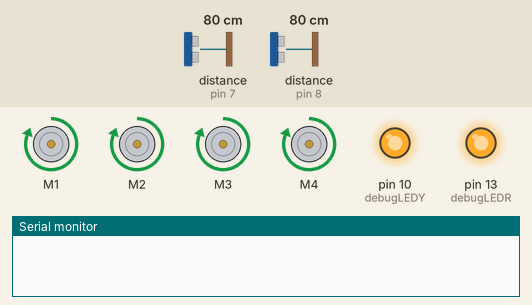
This sketch was run on a simulated Arduino Uno, built with avr-gcc and run on an emulated ATmega328P. Shown: 4 × DC motor (green arrow = forward, orange = backward, longer = faster), output pins drawn as LEDs (lit = HIGH), the last lines printed to the serial monitor. The test bench sets the inputs (shaded band); at power-on: distance to the obstacle (sensors on pin 7, pin 8) 80 cm.

Above: at 1.2 s.
1.3 s: distance to the obstacle (sensor on pin 7) set to 2 cm
At 3.2 s:
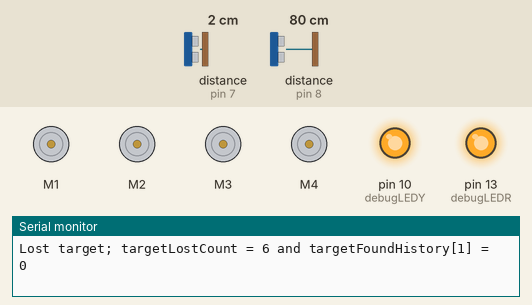
3.9 s: distance to the obstacle (sensor on pin 8) set to 191 cm
5.4 s: distance to the obstacle (sensor on pin 8) set to 200 cm
At 5.8 s:
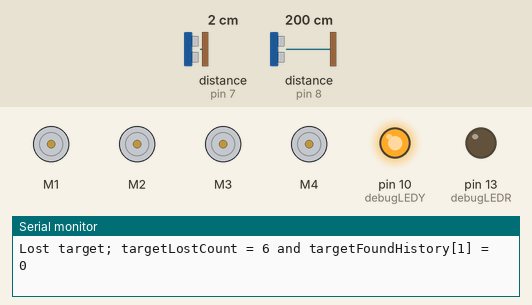
6.9 s: distance to the obstacle (sensor on pin 7) set to 192 cm
8.4 s: distance to the obstacle (sensor on pin 7) set to 200 cm
At 9.6 s:
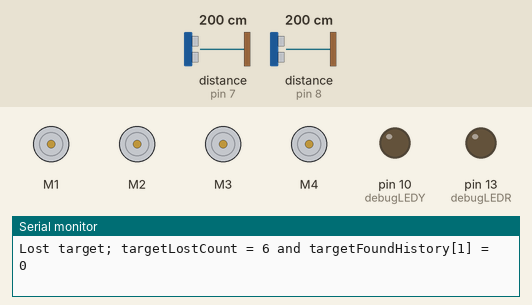
9.9 s: distance to the obstacle (sensor on pin 8) set to 2 cm
At 10.4 s:
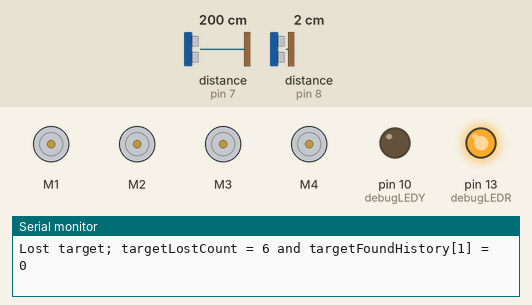
Timing chart, 0 to 12.5 s (numbered marks = the images above; inputs shaded):
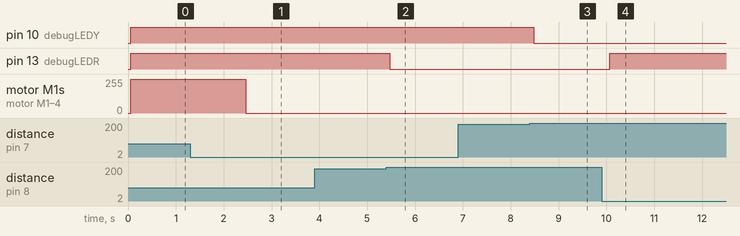

The sketch:

TargetFollowingCar.ino
```cpp
// (licence header left out)
#include <Wire.h>
#include <Adafruit_MotorShield.h>
#include <NewPing.h>
#include "utility/Adafruit_PWMServoDriver.h"

const int sensorPinR = 8;
const int sensorPinL = 7;
const int debugLEDY = 10;
const int debugLEDR = 13;


char carState = 's';

void threadedDelay(long, long);

void startDriving(int);
void stopDriving();
void startTurn(int, char);

//Equations for lines that follow the middle of each sensor's visible cone
float sensorLSlope = -1.76;
float sensorLIntercept = 0.86;
float sensorRSlope = 1.76;
float sensorRIntercept = -0.86;

bool targetFoundHistory[20];

Adafruit_MotorShield AFMS = Adafruit_MotorShield();

Adafruit_DCMotor *motor1;
Adafruit_DCMotor *motor2;
Adafruit_DCMotor *motor3;
Adafruit_DCMotor *motor4;

NewPing sensorR = NewPing(sensorPinR, sensorPinR, 300);
NewPing sensorL = NewPing(sensorPinL, sensorPinL, 300);

void setup()
{
  pinMode(debugLEDY, OUTPUT);
  pinMode(debugLEDR, OUTPUT);

  Serial.begin(9600);


  motor1 = AFMS.getMotor(1);
  motor2 = AFMS.getMotor(2);
  motor3 = AFMS.getMotor(3);
  motor4 = AFMS.getMotor(4);
  AFMS.begin();

  for (int i = i; i < ( sizeof(targetFoundHistory)/sizeof(bool) ); i++)
  {
    targetFoundHistory[i] = false;
  }

}

/*This ensures program operates on an exact clock, in case certain
  parts of the code take a long time to run while a function should
  maintain the same total duration*/
void threadedDelay(long delayTime, long initialTime = -1)
{
  long initialDelay;
  long loopStartTime;
  long elapsedTime;


  if (initialTime >= 0)
  {
    initialDelay = millis() - initialTime;

    delayTime = delayTime - initialDelay;
  }

  loopStartTime = millis();
  elapsedTime = 0;
  delay(delayTime - (millis() - loopStartTime) );
}

//Gets distance of target from sensor
float checkDistance(char dir)
{
  bool result;

  long duration;//, cm;
  float cm;

  if (dir == 'L')
    cm = sensorL.ping_cm();
  else if (dir == 'R')
    cm = sensorR.ping_cm();

  return cm;
}

void startDriving(int motorSpeed = 255)
{
  motor1->setSpeed(motorSpeed);
  motor1->run(FORWARD);
  motor2->setSpeed(motorSpeed);
  motor2->run(FORWARD);
  motor3->setSpeed(motorSpeed);
  motor3->run(FORWARD);
  motor4->setSpeed(motorSpeed);
  motor4->run(FORWARD);
  carState = 'f';
}

void startReversing(int motorSpeed = 255)
{
  motor1->setSpeed(motorSpeed);
  motor1->run(BACKWARD);
  motor2->setSpeed(motorSpeed);
  motor2->run(BACKWARD);
  motor3->setSpeed(motorSpeed);
  motor3->run(BACKWARD);
  motor4->setSpeed(motorSpeed);
  motor4->run(BACKWARD);
  carState = 'r';
}

void stopDriving()
{
  motor1->run(RELEASE);
  motor2->run(RELEASE);
  motor3->run(RELEASE);
  motor4->run(RELEASE);
  carState = 's';
}

//Turns while still moving forward
void startFastTurn(int motorSpeed = 127, float factor = 0.5, char dir = 'r')
{
  float motorSpeedProduct = motorSpeed*factor;

  if (motorSpeedProduct > 255)
  {
    Serial.println("Warning: called startFastTurn with a factor too large");
    motorSpeedProduct = 255;
  }
  else if (motorSpeed * factor < 0)
  {
    Serial.println("Warning: called StartFastTurn with a factor too small");
    motorSpeedProduct = 0;
  }

  if (dir == 'r')
  {
    motor1->setSpeed(motorSpeed);
    motor2->setSpeed(motorSpeed*factor);
    motor3->setSpeed(motorSpeed*factor);
    motor4->setSpeed(motorSpeed);
  }
  else
  {
    motor1->setSpeed(motorSpeed*factor);
    motor2->setSpeed(motorSpeed);
    motor3->setSpeed(motorSpeed);
    motor4->setSpeed(motorSpeed*factor);
  }

  motor1->run(FORWARD);
  motor2->run(FORWARD);
  motor3->run(FORWARD);
  motor4->run(FORWARD);

  carState = 'm';
}

//Turns by pivoting
void startTurn(int motorSpeed = 127, char dir = 'r')
{
  motor1->setSpeed(motorSpeed);
  motor2->setSpeed(motorSpeed);
  motor3->setSpeed(motorSpeed);
  motor4->setSpeed(motorSpeed);

  if (dir == 'r')
  {
    motor1->run(FORWARD);
    motor2->run(BACKWARD);
    motor3->run(BACKWARD);
    motor4->run(FORWARD);
  }
  else
  {
    motor1->run(BACKWARD);
    motor2->run(FORWARD);
    motor3->run(FORWARD);
    motor4->run(BACKWARD);
  }


  carState = 't';
}

//Find X intersection between two lines
float findIntersect(float slope1, float intercept1, float slope2, float intercept2)
{
        float result;

        intercept1 -= intercept2;
        slope2 -= slope1;
        if (slope2 != 0)
                result = intercept1 / slope2;
        else
        {
                Serial.print("Tried findIntercept on parallel lines\n");
                result = 0;
        }

        return result;
}

//Get coordinates of target relative to the car based on sensor data
void getCoords(float* x, float* y, float lDist, float rDist)
{
  float aSlope = .568; //Perpendicular to sensorL function
  float bSlope = -.568; //Perpendicular to selsorR function

  float aIntercept = (.06-(lDist*.174))-(lDist*.56);
  float bIntercept = (-.06+(rDist*.174))+(rDist*.56);

  *x = findIntersect(aSlope, aIntercept, bSlope, bIntercept);
  *y = aIntercept + (aSlope * *x);
}

void loop()
{
  bool badSensorData = false;

  unsigned long initialTime;

  initialTime = millis();

  float distanceL = checkDistance('L')/100;
  delay(50);
  float distanceR = checkDistance('R')/100;

  if (distanceR < 2)
  {
     digitalWrite(debugLEDR, HIGH);
  }
  else
  {
     digitalWrite(debugLEDR, LOW);
  }

  if (distanceL < 2)
  {
     digitalWrite(debugLEDY, HIGH);
  }
  else
  {
     digitalWrite(debugLEDY, LOW);
  }

  float x, y;
  getCoords(&x, &y, distanceL, distanceR);

  badSensorData = (!(abs(distanceL - distanceR) < 0.15));

  /*Update log of last 20 checks of whether the target was found
  and check for how long no target was found*/
  int targetLostCount = 0;
  bool targetFoundHistoryOld[20];
  memcpy(targetFoundHistoryOld, targetFoundHistory, sizeof(targetFoundHistoryOld));
  bool reachedTargetFound = false;
  targetFoundHistory[0] = (!badSensorData && (x > 0 && x < 1) );
  for (int i = 0; i < ( sizeof(targetFoundHistory)/sizeof(bool) ); i++)
  {
    if (i > 0)
      targetFoundHistory[i] = targetFoundHistoryOld[i-1];
    if (!targetFoundHistory[i] && !reachedTargetFound)
      targetLostCount++;
    else
      reachedTargetFound = true;
  }


  if (!targetFoundHistory[0])
  {
    /*If lost target for 5 or less loop increments,
	keep following previous path*/
    if (carState != 's' && targetLostCount > 5)
    {
	  Serial.print("Lost target; targetLostCount = ");
	  Serial.print(targetLostCount);
	  Serial.print(" and targetFoundHistory[1] = ");
	  Serial.print(targetFoundHistory[1]);
	  Serial.print("\n");
	  stopDriving();
    }
  }

  else if (0.2 <= x && x < 1)
  {
    if (y < 0)
    {
	  startFastTurn(255, 0.5, 'r');
    }
    else if (y > 0)
    {
	  startFastTurn(255, 0.5, 'l');
    }
    else
    {
	  startDriving(255);
    }
  }
  else if (x < 0.2)
  {
    if (x > 0.1 && y != 0)
    {
	  if (y < 0)
	    startTurn(127, 'r');
	  else if (y > 0)
	    startTurn(127, 'l');
    }
    else
    {
	  startReversing(127);
    }
  }

  threadedDelay(200, initialTime);
}
```

Measured:
- the behaviour switches between 195 and 196 cm on distance to the obstacle (sensor on pin 8) (found by bisection; images 1 and 2)
- the behaviour switches between 195 and 196 cm on distance to the obstacle (sensor on pin 7) (found by bisection; images 2 and 3)
- after the input at 1.3 s, motor M1–4: forward 255/255 → stopped after 1.2 s
- after the input at 3.9 s, every drawn part: stays the same
- after the input at 5.4 s, pin 13 (debugLEDR): HIGH → LOW after 0.07 s
- after the input at 6.9 s, every drawn part: stays the same
- after the input at 8.4 s, pin 10 (debugLEDY): HIGH → LOW after 0.08 s
- after the input at 9.9 s, pin 13 (debugLEDR): LOW → HIGH after 0.17 s
